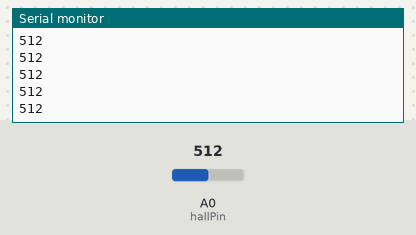
The sketch below on a simulated Arduino Uno, built with avr-gcc and run on an emulated ATmega328P. Parts: the last lines printed to the serial monitor. The inputs (shaded band) are chosen by the test bench; at power-on: A0 (hallPin) = 512.

Above: at 3.7 s.
3.8 s: A0 (hallPin) set to 716
At 3.83 s:
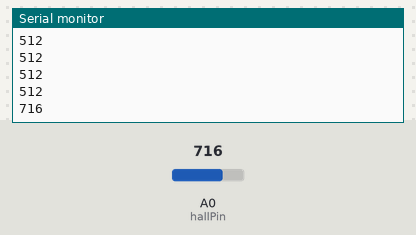
5.5 s: A0 (hallPin) set to 900
At 5.54 s:
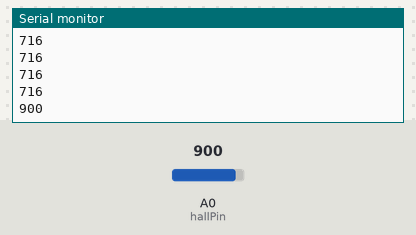
Timing chart, 0 to 8.5 s (numbered marks = the images above; inputs shaded):
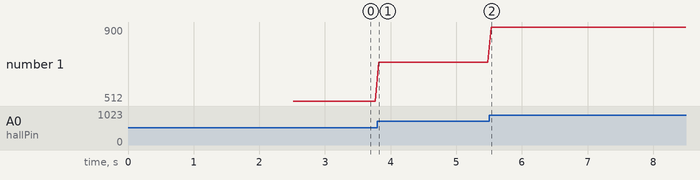

The sketch:

magnet_detect_final_edition.ino
```cpp
// ======================================
// Automatic Hall Detection
// Stable Field → Measure
// ======================================

// ----- Pin -----
const int hallPin = A0;

// ----- Mode -----
const bool debugMode = true;

// ----- Sensor -----
int hallValue = 0;
int centerValue = 0;

int strength = 0;
int previousStrength = 0;

// ----- Detection -----
int stableCount = 0;
bool measured = false;

// ----- Threshold -----

const int detectThreshold = 12;
const int releaseThreshold = 12;

const int stableDelta = 5;
const int stableRequired = 4;

// ======================================

void setup()
{
    Serial.begin(115200);
    delay(2000);

    Serial.println("Calibrating...");

    long sum = 0;

    for(int i = 0; i < 100; i++)
    {
        sum += analogRead(hallPin);
        delay(5);
    }
    centerValue = sum / 100;

    Serial.print("Center = ");
    Serial.println(centerValue);
    Serial.println("System Ready");
}

// ======================================

// ======================================
void measureStone(int currentHall, int currentStrength)
{
    Serial.println();
    Serial.println("===== RESULT =====");

    if(currentStrength < detectThreshold)
    {
        Serial.println("NO STONE");
    }
    else
    {

        if(currentHall > centerValue)
        {
            Serial.println("DIRECTION: UP");
        }
        else
        {
            Serial.println("DIRECTION: DOWN");
        }
    }
    Serial.println("==================");
}

// ======================================

void loop()
{
    // ----- Read -----
    hallValue = analogRead(hallPin);

    strength = abs(hallValue - centerValue);


    int delta = abs(strength - previousStrength);

    // =====================
    // Stable Detection
    // =====================
    if(strength > detectThreshold && delta < stableDelta)
    {
        stableCount++;
    }
    else
    {
        stableCount = 0;
    }

    // =====================

    // =====================
    if(stableCount >= stableRequired && !measured)
    {

        measureStone(hallValue, strength);

        measured = true;
        stableCount = 0;
    }

    // =====================

    // =====================
    if(strength < releaseThreshold)
    {
        measured = false;
    }

    // =====================
    // Debug Output
    // =====================
    if(debugMode)
    {

        Serial.println(hallValue);
    }

    previousStrength = strength;

    if(debugMode)
    {
        delay(50);
    }
    else
    {
        delay(5);
    }
}
```

Measured:
- after the input at 3.8 s, the serial monitor: prints a new line at once (image 1)
- after the input at 5.5 s, the serial monitor: prints a new line at once (image 2)
- plotted number 1: 512 → 716 after the input at 3.8 s, 716 → 900 after the input at 5.5 s
